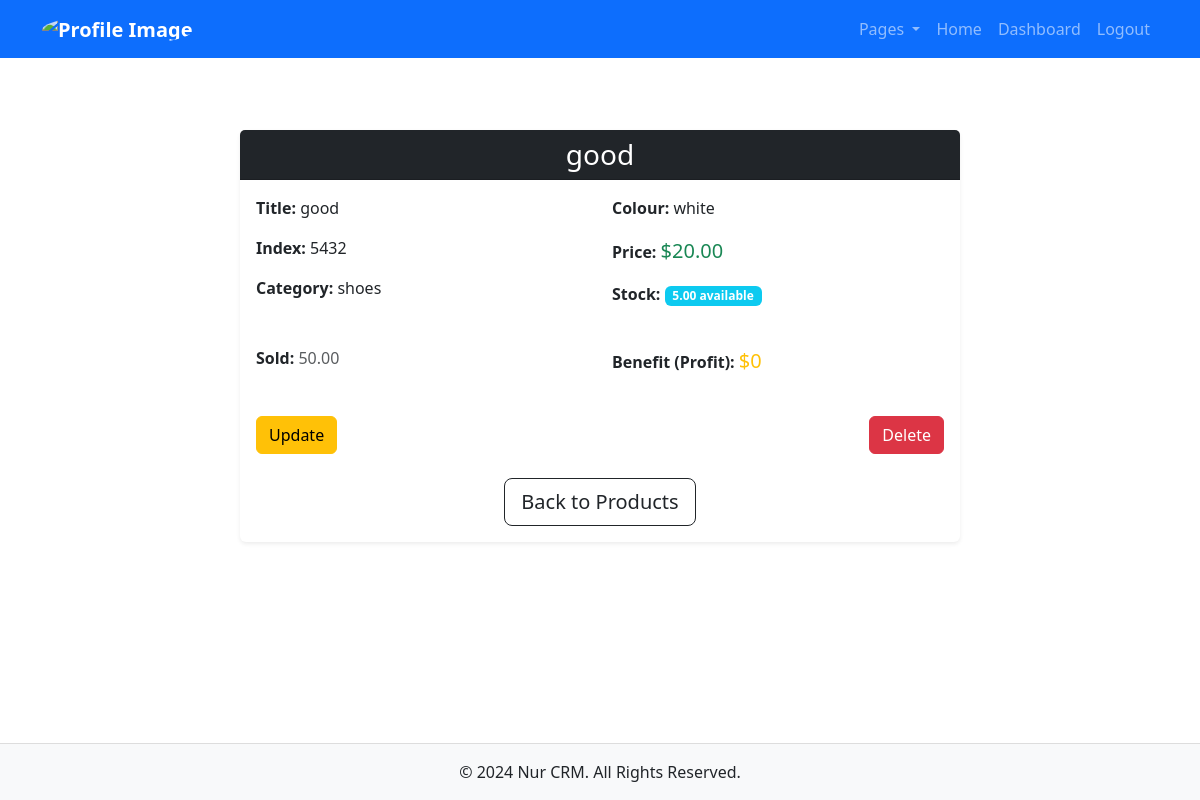
/nur/product/2/ (signed in), run on the app's committed database.
### Nur/models.py (models this page shows, shortened)
class Product(models.Model):
    user = models.ForeignKey("Nur.CustomUser", on_delete=models.CASCADE)
    category = models.ForeignKey("Nur.Category", on_delete=models.CASCADE, related_name="products")
    title = models.CharField(max_length=50, null=True, blank=True)
    index = models.CharField(max_length=50, unique=True, db_index=True, help_text="Unique identifier for the product")
    colour = models.ForeignKey("Nur.Colour", on_delete=models.CASCADE, related_name="products")
    price = models.DecimalField(max_digits=15, decimal_places=2, help_text="Current product price")
    cost_price = models.DecimalField(max_digits=15, decimal_places=2, help_text="Product cost price")  # Add this field
    up_to = models.DecimalField(max_digits=15, decimal_places=2, validators=[MinValueValidator(0)], help_text="Maximum quantity available")
    sold = models.DecimalField(max_digits=15, decimal_places=2, validators=[MinValueValidator(0)], help_text="Total quantity sold")
    created_at = models.DateTimeField(auto_now_add=True)
    updated_at = models.DateTimeField(auto_now=True)
    is_active = models.BooleanField(default=True)

class Category(models.Model):
    name = models.CharField(max_length=50)
    is_active = models.BooleanField(default=True)

class Colour(models.Model):
    name = models.CharField(max_length=50)
    is_active = models.BooleanField(default=True)
    def __str__(self):
        return self.name

### Nur/views.py (the view)
# urls.py: path('product/<int:pk>/', ProductDetailView.as_view(), name='product-detail'),
class ProductDetailView(generic.DetailView):
    model = Product
    template_name = 'products/product_detail.html'
    context_object_name = 'product'
    def get_context_data(self, **kwargs):
        context = super().get_context_data(**kwargs)
        product = context['product']
        if product.sold > 0 and product.price and product.cost_price:
            profit_per_product = product.price - product.cost_price
            total_profit = profit_per_product * product.sold
        else:
            profit_per_product = 0
            total_profit = 0
        context['profit_per_product'] = profit_per_product
        context['total_profit'] = total_profit
        return context

### templates/products/product_detail.html (shortened to what this page needs)
{% extends "main/base.html" %}
{% block content %}
    <div class="container my-5">
        <div class="row justify-content-center">
            <div class="col-md-8">
                <div class="card shadow-sm border-0 rounded">
                    <div class="card-header bg-dark text-white text-center">
                        <h3 class="mb-0">{{ product.title }}</h3>
                    </div>
                    <div class="card-body">
                        <div class="row mb-4">
                            <div class="col-md-6">
                                <p><strong>Title:</strong> {{ product.title }}</p>
                                <p><strong>Index:</strong> {{ product.index }}</p>
                                <p><strong>Category:</strong> {{ product.category.name }}</p>
                            </div>
                            <div class="col-md-6">
                                <p><strong>Colour:</strong> {{ product.colour }}</p>
                                <p><strong>Price:</strong> <span class="text-success fs-5">${{ product.price }}</span></p>
                                <p><strong>Stock:</strong> <span class="badge bg-info">{{ product.up_to }} available</span></p>
                            </div>
                        </div>
                        <div class="row mb-4">
                            <div class="col-md-6">
                                <p><strong>Sold:</strong> <span class="text-muted">{{ product.sold }}</span></p>
                            </div>
                            <div class="col-md-6">
                                <p><strong>Benefit (Profit):</strong> <span class="text-warning fs-5">${{ total_profit }}</span></p>
                            </div>
                        </div>
                        <div class="d-flex justify-content-between mt-4">
                            <a href="{% url 'product-update' product.id %}" class="btn btn-warning w-45">Update</a>
                            <form action="{% url 'product-delete' product.id %}" method="post" class="w-45">
                                <button type="submit" class="btn btn-danger w-100">Delete</button>
                            </form>
                        </div>
                        <div class="mt-4 text-center">
                            <a href="{% url 'product-list' %}" class="btn btn-outline-dark btn-lg">Back to Products</a>
                        </div>
                    </div>
                </div>
            </div>
        </div>
    </div>
{% endblock %}

### templates/main/base.html (style rules this page uses)
body { min-height: 100vh; display: flex; flex-direction: column; }

### data on the page
Product: title "good", index "5432", category.name "shoes", colour "white", price "20.00", up_to "5.00", sold "50.00"

### other printed values
{{ total_profit }} "0"
